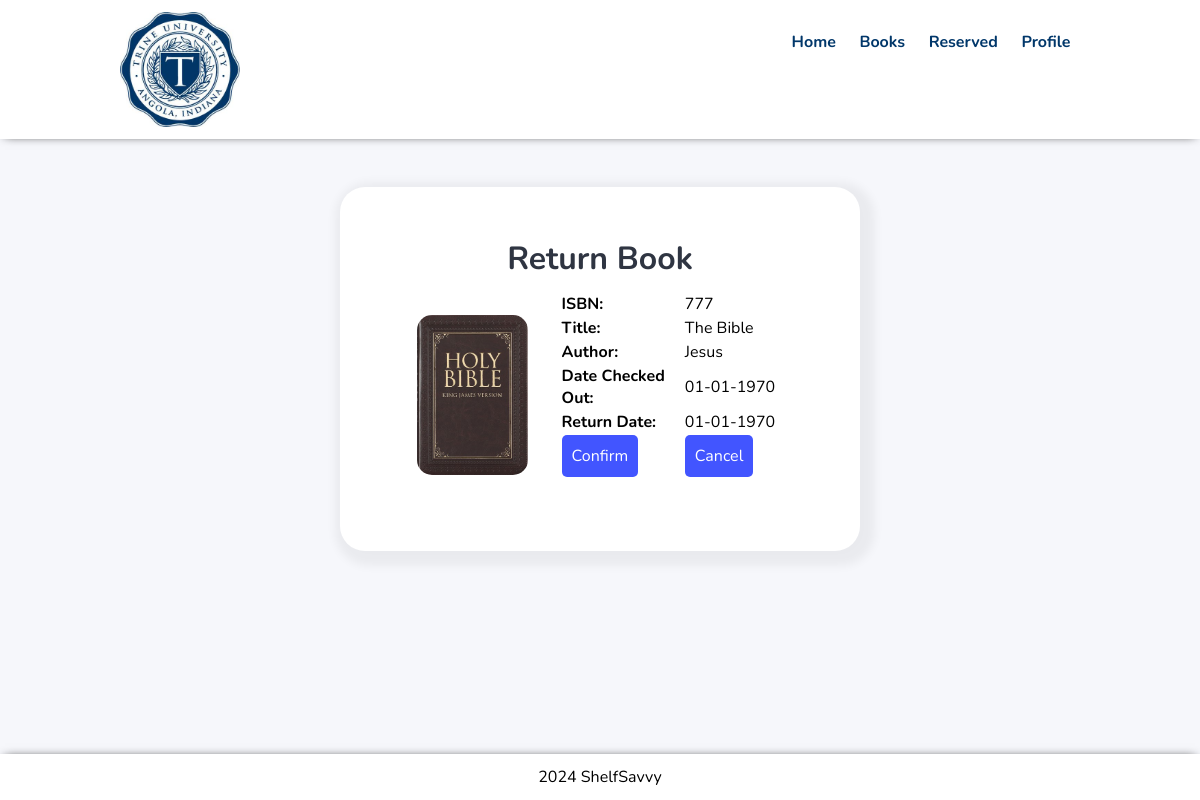
Screenshot of /return-book.php?isbn=777 (signed in) with the database file from the repository.
### tables this page shows
CREATE TABLE `books` (
  `BookID` bigint(20) NOT NULL,
  `Title` varchar(75) NOT NULL,
  `Author` varchar(50) NOT NULL,
  `Genre` varchar(50) NOT NULL,
  `NumofCopies` int(2) NOT NULL,
  `image_name` varchar(255) NOT NULL,
  `reg_date` timestamp NOT NULL DEFAULT current_timestamp()
);

### return-book.php (the view, shortened to what this page needs)
<?php include('partials-front/header.php'); ?>
    <section class="page-container text-center">
        <div class="confirm-container">
            <h2 class="text-center">Return Book</h2>
            <?php
                $isbn=$_GET['isbn'];
                $sql1="SELECT * FROM books WHERE BookID=$isbn";
                $res1=mysqli_query($conn, $sql1);
                if($res1==TRUE){
                    $count1 = mysqli_num_rows($res1);
                    if($count1==1){
                        $row1=mysqli_fetch_assoc($res1);
                        $sql2="SELECT * FROM loaned WHERE BookID=$isbn";
                        $res2=mysqli_query($conn, $sql2);
                        $row2=mysqli_fetch_assoc($res2);
                        $title = $row1['Title'];
                        $author = $row1['Author'];
                        $image_name = $row1['image_name'];
                        $from_date = $row2['LoanDate'];
                        $to_date = $row2['ToBeReturnedDate'];
                    }else{
                        header('location:'.SITEURL.'/reserved.php');
                    }
                }
            ?>
            <table class="tbl-confirm width-full">
                <tr>
                    <td class="confirm-col-img">
                        <div class="img-confirm">
                            <?php
                                if($image_name != ""){
                                    ?>
                                    <img src="<?php echo SITEURL; ?>images/books/<?php echo $image_name; ?>" class="img-responsive img-curve" >
                                    <?php
                                }else{
                                    echo "<div class='error'>Image not added.</div>";
                                }
                            ?>
                        </div>
                    </td>
                    <td>
                        <form action="" method="POST">
                            <table class="tbl width-full">
                                <tr>
                                    <td class="text-bold">ISBN: </td>
                                    <td>
                                        <?php echo $isbn; ?>
                                    </td>
                                </tr>
                                <tr>
                                    <td class="text-bold">Title: </td>
                                    <td>
                                        <?php echo $title; ?>
                                    </td>
                                </tr>
                                <tr>
                                    <td class="text-bold">Author: </td>
                                    <td>
                                        <?php echo $author; ?>
                                    </td>
                                </tr>
                                <tr>
                                    <td class="text-bold">Date Checked Out: </td>
                                    <td>
                                        <?php echo date("m-d-Y", strtotime($from_date)); ?>
                                    </td>
                                </tr>
                                <tr>
                                    <td class="text-bold">Return Date: </td>
                                    <td>
                                        <?php echo date("m-d-Y", strtotime($to_date)); ?>
                                    </td>
                                </tr>
                                <tr>
                                    <td>
                                        <input type="submit" name="submit" value="Confirm" class="btn btn-primary">
                                    </td>
                                    <td>
                                        <a href="reserved.php" class="btn btn-primary">Cancel</a>
                                    </td>
                                </tr>
                            </table>
                        </form>
                    </td>
                </tr>
            </table>
        </div>
    </section>
<?php include('partials-front/footer.php'); ?>

### css/style.css (style rules this page uses)
* { margin: 0 0; padding: 0 0; font-family: 'Nunito', sans-serif; }
body { margin: 0; padding: 0; display: flex; flex-direction: column; height:100vh; }
.img-responsive { height: 160px; }
.img-curve { border-radius: 15px; }
.text-center { text-align: center; }
.text-bold { font-weight: bold; }
.width-full { width:100%; }
a { color: hsl(209, 98%, 21%); text-decoration: none; }
.btn { padding: 10px; font-size: 1rem; border-radius: 5px; border: none; }
.btn-primary { background-color: rgb(66, 85, 255); color: white; cursor: pointer; }
h2 { color: #2f3542; font-size: 2rem; margin-bottom: 2%; }
.confirm-container { background-color: white; width: 35%; margin: 0 auto; padding: 50px; border-radius: 25px; box-shadow: 5px 5px 10px 10px rgba(0,0,0,0.05); }
.page-container { background-color: rgb(246, 247, 251); padding: 4% 0; flex-grow: 1; }
.tbl-confirm { margin-bottom: 0px; }
.img-confirm { margin: auto; width: 70%; }
.confirm-col-img { width: 40%; }

### css/member.css (style rules this page uses)
.tbl { margin-bottom: 20px; }
.tbl td { width: 50%; }

### rows the page displays
books: image_name (picture), Title "The Bible", Author "Jesus"

### other values shown
$isbn "777"
date("m-d-Y", strtotime($from_date)) "01-01-1970"
date("m-d-Y", strtotime($to_date)) "01-01-1970"
